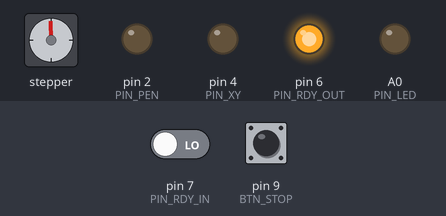
Recording of a sketch running on a simulated Arduino Nano, built with avr-gcc and run on an emulated ATmega328P. Shown: stepper motor, output pins drawn as LEDs (lit = HIGH). Wiring (inferred from the names in the program): stepper motor driver (200 steps per turn assumed): step pin 3; direction pin 5. Dashed ring = blinking. The inputs (shaded band) are chosen by the test bench; at power-on: pin 9 (BTN_STOP) HIGH, pin 7 (PIN_RDY_IN) LOW. Pins used as bus, display or sensor lines are not drawn.

Above: at 0.1 s.
At 1.5 s:
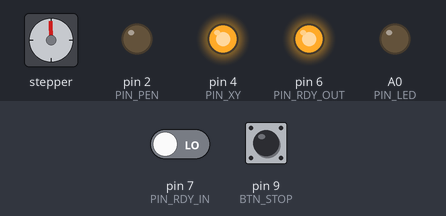
1.6 s: pin 9 (BTN_STOP) pulled LOW for 1 s
At 2.19 s:
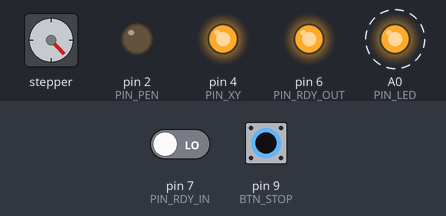
Timing chart, 0 to 10.6 s (numbered marks = the images above; inputs shaded):
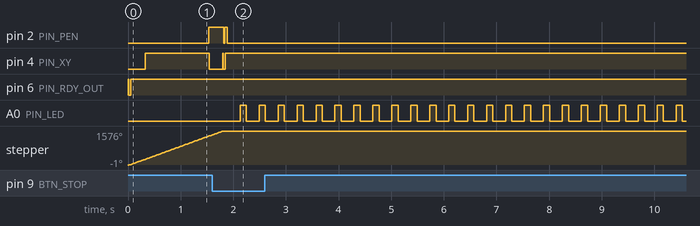

The sketch:

xy4140_plotter.ino
```cpp
// Graficka jednotka XY 4140 - tisk ze SD kartky (HPGL)
//
// Arduino Nano ATmega328P 5V
//   PEN   D2  |  STEP D3  |  X/Y D4  |  +/- D5  |  READY D6 (4k7 ven)  |  READY D7 (10k dovnitr)
//   GND   GND plotteru
//   tlacitko D8 = dalsi soubor, tlacitko D9 = STOP, obe na GND
//   microSD na SPI: CS D10, MOSI D11, MISO D12, SCK D13
//   stavova LED na A0 (D13 je SPI SCK) + 1k rezistor na GND
//
// Soubory: jen v koreni SD karty (podadresare se neprochazi), poradi adresare.
// Doporucene kratke ASCII nazvy, protoze SD knihovna cte jen 8.3 jmeno.
// Tlacitko D8: v IDLE spusti dalsi soubor, pri tisku ukonci kresbu predcasne.
// SELFTEST_A 1: po zapnuti vykresli pismeno A a obrys plochy, SD ani tlacitka
// se nepouzivaji. Pro praci s HPGL z karty nastav 0.
#include <SPI.h>
#include <SD.h>
#include <XY4140.h>

#define PIN_PEN     2
#define PIN_STEP    3
#define PIN_XY      4
#define PIN_DIR     5
#define PIN_RDY_OUT 6
#define PIN_RDY_IN  7
#define BTN_NEXT    8
#define BTN_STOP    9
#define SD_CS       10
#define PIN_LED     A0

#define DIR_INVERT   0
#define USE_MAGNET   1
#define SPEED_US     1000
#define PEN_SETTLE   10000
#define HOME_BACKOFF 50
#define HOME_MAX     4000

// 1 krok = 0.1 mm, HPGL jednotka = 0.025 mm, tedy 4 jednotky na krok
#define HPGL_UNITS_PER_STEP 4

// Plocha XY 4140 podle referencniho kodu je MAX_X x MAX_Y = 2600 x 1850 kroku
// (260 x 185 mm). Kresby z archivu 2018-11-12 jsou ale delane na platno
// 185 x 261 mm, tedy s osami prohozenymi. Pro tyhle kresby je potreba
// SWAP_AXES 1, pro vlastni kresby generatoru (make_samples.ps1) nech 0.
// Rozmery skutecne zmer na puzde v etape 4 testovaciho sketche a pri padne
// potreby uprav MAX_X / MAX_Y v XY4140.h.
#define SWAP_AXES 0
#define X_FLIP 0
#define Y_FLIP 0
#define AUTO_ADVANCE 0

// 1 = pri zapnuti vykresli velke pismeno A a ramec plochy, bez SD karty
// a bez tlacitek. 0 = normalni rezim, cte HPGL z SD a ridi se tlacitkem D8.
#define SELFTEST_A 1

#define RCHUNK      96
#define CHARS_PER_PASS 200
#define NAME_LEN    14

static const uint8_t ST_IDLE = 0;
static const uint8_t ST_PRINTING = 1;
static const uint8_t ST_DONE = 2;
static const uint8_t ST_ERROR = 3;

static XY4140 drv;
static File src;

static uint8_t state = ST_ERROR;
static int8_t nextIndex = 0;

struct Btn { uint8_t pin; uint8_t st; uint32_t mark; };
static Btn btnNext = { BTN_NEXT, 0, 0 };
static Btn btnStop = { BTN_STOP, 0, 0 };

static uint8_t ledOn = 1, ledDiv = 2, ledPhase = 0;
static uint32_t ledMark = 0;

static char rbuf[RCHUNK];
static uint8_t rpos = 0, rlen = 0;
static uint8_t fileEof = 0;

static char cmd = 0;
static char num[12];
static uint8_t numLen = 0, inNum = 0;
static int8_t numSign = 0;
static int32_t args[2];
static uint8_t argCount = 0;
static int32_t curX = 0, curY = 0;
static uint8_t relative = 0, penDown = 0;

static bool btnEvent(Btn &b) {
  if (digitalRead(b.pin) == LOW) {
    if (b.st == 0) { b.st = 1; b.mark = millis(); }
    else if (b.st == 1 && millis() - b.mark >= 60) { b.st = 2; return true; }
  } else {
    b.st = 0;
  }
  return false;
}

// Volano ridicem pri krokovani, aby STOP fungoval i uprostred dlouhe useky.
// Tlacitko musi byt nizko ve dvou po sobe jdoucich dotazech, jinak by se
// zachytilo kmitani.
static uint8_t stopLow = 0;

static bool abortHook() {
  if (digitalRead(BTN_STOP) == LOW) {
    stopLow++;
    if (stopLow >= 2) return true;
  } else {
    stopLow = 0;
  }
  return false;
}

static void ledPattern(uint8_t on, uint8_t div) {
  ledOn = on;
  ledDiv = div ? div : 1;
}

static void serviceLed() {
  uint32_t now = millis();
  if (now - ledMark < 120) return;
  ledMark = now;
  ledPhase = (ledPhase + 1) % ledDiv;
  digitalWrite(PIN_LED, ledPhase < ledOn ? HIGH : LOW);
}

// SD knihovna vraci jen 8.3 jmeno z adresare. Dlouhe jmeno se na FAT zkraci
// na ALIAS~1 a cast pripony se pri tom ztrati (.hpgl -> .hp nebo .hpg),
// proto se bere jen zacatek pripony a prijimaji se i zkratene varianty.
static bool hasPlotExt(const char *name) {
  if (name[0] == '.') return false;
  const char *dot = strrchr(name, '.');
  if (dot == NULL) return false;
  dot++;
  char e[4];
  uint8_t n = 0;
  while (dot[n] != 0 && n < 3) {
    char c = dot[n];
    if (c >= 'A' && c <= 'Z') c = (char)(c + 32);
    e[n] = c;
    n++;
  }
  e[n] = 0;
  if (n == 0) return false;
  if (e[0] == 'p' && (e[1] == 0 || e[1] == 'l')) return true;
  if (e[0] == 'h' && (e[1] == 0 || e[1] == 'p' || e[1] == 'g')) return true;
  return false;
}

static int8_t countFiles() {
  int8_t n = 0;
  File root = SD.open("/");
  if (!root) return 0;
  while (true) {
    File entry = root.openNextFile();
    if (!entry) break;
    if (!entry.isDirectory() && hasPlotExt(entry.name())) n++;
    entry.close();
  }
  root.close();
  return n;
}

static bool findNthFile(int8_t idx, char *out) {
  int8_t n = 0;
  bool found = false;
  File root = SD.open("/");
  if (!root) return false;
  while (true) {
    File entry = root.openNextFile();
    if (!entry) break;
    if (!entry.isDirectory() && hasPlotExt(entry.name())) {
      if (n == idx) {
        strncpy(out, entry.name(), NAME_LEN - 1);
        out[NAME_LEN - 1] = 0;
        found = true;
        entry.close();
        break;
      }
      n++;
    }
    entry.close();
  }
  root.close();
  return found;
}

static void resetParser() {
  rpos = 0; rlen = 0; fileEof = 0;
  cmd = 0; numLen = 0; inNum = 0; numSign = 0; argCount = 0;
  curX = 0; curY = 0; relative = 0; penDown = 0;
}

static int readChar() {
  if (rpos < rlen) return (uint8_t)rbuf[rpos++];
  if (fileEof) return -1;
  int n = src.read(rbuf, RCHUNK);
  if (n <= 0) { fileEof = 1; return -1; }
  rlen = (uint8_t)n;
  rpos = 1;
  return (uint8_t)rbuf[0];
}

// Dvojice souradnic v jednom prikazu. HPGL posila v jednom PD/PU cely n rad
// dvojic (polyline), takze kazda dvojice se zpracuje hned, jakmile je
// kompletni, a prikaz konci strednikem nebo novym pismenem.
static bool isMoveCmd(char c) {
  return c == 'U' || c == 'D' || c == 'A' || c == 'R';
}

static void doMove() {
  int32_t tx, ty;
  if (relative) {
    tx = curX + args[0];
    ty = curY + args[1];
  } else {
    tx = args[0];
    ty = args[1];
  }
  curX = tx;
  curY = ty;

  int32_t dx = tx / HPGL_UNITS_PER_STEP;
  int32_t dy = ty / HPGL_UNITS_PER_STEP;
  int32_t sx = SWAP_AXES ? dy : dx;
  int32_t sy = SWAP_AXES ? dx : dy;
  if (X_FLIP) sx = XY4140::MAX_X - sx;
  if (Y_FLIP) sy = XY4140::MAX_Y - sy;
  if (sx < 0) sx = 0;
  if (sy < 0) sy = 0;
  if (sx > XY4140::MAX_X) sx = XY4140::MAX_X;
  if (sy > XY4140::MAX_Y) sy = XY4140::MAX_Y;

  if (penDown) drv.lineTo(sx, sy);
  else         drv.moveTo(sx, sy);
}

static void finishPair() {
  if (argCount == 2) {
    if (isMoveCmd(cmd)) doMove();
    argCount = 0;
  }
}

// cislo se ulozi do dvojice, predtim se dokonci predchozi par
static void commitNumber() {
  if (!inNum && numLen == 0) return;
  int32_t v = 0;
  for (uint8_t i = 0; i < numLen; i++) {
    if (num[i] < '0' || num[i] > '9') break;
    v = v * 10 + (num[i] - '0');
  }
  if (numSign < 0) v = -v;
  numLen = 0; inNum = 0; numSign = 0;
  finishPair();
  if (argCount < 2) args[argCount++] = v;
}

static void finishCommand() {
  if (cmd == 0) return;
  commitNumber();
  if (isMoveCmd(cmd)) {
    finishPair();
  } else if (cmd == 'S') {
    if (argCount >= 1) penDown = args[0] > 0 ? 1 : 0;
  }
  cmd = 0;
  argCount = 0;
}

static void startCommand(char c) {
  finishCommand();
  cmd = c;
  switch (c) {
    case 'I': curX = 0; curY = 0; relative = 0; penDown = 0; break;
    case 'U': penDown = 0; break;
    case 'D': penDown = 1; break;
    case 'A': relative = 0; break;
    case 'R': relative = 1; break;
    default: break;
  }
}

static void startNumber() {
  finishPair();
  numLen = 0; inNum = 0; numSign = 0;
}

static void handleChar(char c) {
  if (c >= 'a' && c <= 'z') c = (char)(c - 32);
  if (c >= '0' && c <= '9') {
    if (!inNum) startNumber();
    if (numLen < sizeof(num) - 1) num[numLen++] = c;
    inNum = 1;
    return;
  }
  if (c == '.') {
    if (!inNum) startNumber();
    if (numLen < sizeof(num) - 1) num[numLen++] = c;
    inNum = 1;
    return;
  }
  if (c == '-' || c == '+') {
    if (!inNum) startNumber();
    if (numLen == 0) numSign = (c == '-') ? -1 : 1;
    inNum = 1;
    return;
  }
  if (c == ',') { commitNumber(); return; }
  if (c == ';') { finishCommand(); return; }
  if (c >= 'A' && c <= 'Z') { startCommand(c); return; }
}

static void stopPrint() {
  drv.requestStop();
  drv.clearStop();
  drv.park();
  drv.idle();
  src.close();
  state = ST_IDLE;
  ledPattern(1, 10);
}

static void startPrint() {
  int8_t total = countFiles();
  if (total <= 0) { state = ST_ERROR; ledPattern(1, 2); return; }
  if (nextIndex >= total) nextIndex = 0;
  if (nextIndex < 0) nextIndex = 0;

  char name[NAME_LEN];
  if (!findNthFile(nextIndex, name)) { state = ST_ERROR; ledPattern(1, 2); return; }
  src = SD.open(name);
  if (!src) { state = ST_ERROR; ledPattern(1, 2); return; }

  drv.clearStop();
  drv.home();
  resetParser();
  state = ST_PRINTING;
  ledPattern(1, 1);
}

static void finishPrint() {
  drv.park();
  drv.idle();
  src.close();
  state = ST_DONE;
  ledPattern(1, 3);
  nextIndex++;
  if (AUTO_ADVANCE) startPrint();
}

static void pumpParser() {
  uint16_t budget = CHARS_PER_PASS;
  int c;
  while (budget-- > 0) {
    if (drv.stopRequested()) { stopPrint(); return; }
    c = readChar();
    if (c < 0) {
      finishCommand();
      finishPrint();
      return;
    }
    handleChar((char)c);
  }
}

static void service() {
  if (btnEvent(btnStop)) {
    if (state == ST_PRINTING) stopPrint();
  }
  if (btnEvent(btnNext)) {
    if (state == ST_PRINTING) {
      stopPrint();
    } else {
      startPrint();
    }
  }
  serviceLed();
}

// Pismeno A do obdrezniku (x1,y1)-(x2,y2) v krocich: dve nohy a pricka.
// Vypocet z obdrezniku, aby se pismeno veslo do libovolne velikosti.
static void drawLetterA(int32_t x1, int32_t y1, int32_t x2, int32_t y2) {
  int32_t cx = (x1 + x2) / 2;
  int32_t w = (x2 - x1) / 2;
  int32_t h = y2 - y1;
  int32_t lx = cx - w, rx = cx + w;      // paty noh
  int32_t bar = y1 + h / 3;             // vyska pricky
  int32_t bl = cx - w + w / 3;          // kraje pricky na nohach
  int32_t br = cx + w - w / 3;
  drv.park();
  drv.moveTo(lx, y1);
  drv.lineTo(cx, y2);
  drv.lineTo(rx, y1);
  drv.moveTo(bl, bar);
  drv.lineTo(br, bar);
}

// Obrys plochy s rezervou, kontrola celyho svehu a orientace
static void drawFrame(int32_t reserve) {
  int32_t x2 = XY4140::MAX_X - reserve;
  int32_t y2 = XY4140::MAX_Y - reserve;
  drv.park();
  drv.moveTo(reserve, reserve);
  drv.lineTo(x2, reserve);
  drv.lineTo(x2, y2);
  drv.lineTo(reserve, y2);
  drv.lineTo(reserve, reserve);
}

// Startovni zkouska bez SD karty: homing, pismeno, obrys plochy
static void runSelfTest() {
  drv.home();
  drv.moveTo(0, 0);
  drawLetterA(600, 150, 2000, 1700);
  drv.park();
  drawFrame(60);
  drv.park();
}

void setup() {
  pinMode(BTN_NEXT, INPUT_PULLUP);
  pinMode(BTN_STOP, INPUT_PULLUP);
  pinMode(PIN_LED, OUTPUT);
  digitalWrite(PIN_LED, LOW);

  drv.begin(PIN_PEN, PIN_STEP, PIN_XY, PIN_DIR, PIN_RDY_OUT, PIN_RDY_IN);
  drv.setDirInvert(DIR_INVERT);
  drv.setMagPen(USE_MAGNET);
  drv.setStepDelay(SPEED_US);
  drv.setPenSettle(PEN_SETTLE);
  drv.setHomingBackoff(HOME_BACKOFF);
  drv.setHomingMaxSteps(HOME_MAX);
  drv.setAbortHook(abortHook);
  drv.idle();

  if (SELFTEST_A) {
    // rezim zkousky: jen kresba, SD karta ani tlacitka se nepouzivaji
    ledPattern(1, 1);
    runSelfTest();
    state = ST_DONE;
    ledPattern(1, 3);
    return;
  }

  if (!SD.begin(SD_CS)) {
    state = ST_ERROR;
    ledPattern(1, 2);
    return;
  }
  nextIndex = 0;
  state = ST_IDLE;
  ledPattern(1, 10);
}

void loop() {
  if (SELFTEST_A) { serviceLed(); return; }
  service();
  if (state == ST_PRINTING) pumpParser();
}
```

Measured:
- after the input at 1.6 s, pin 2 (PIN_PEN): HIGH → LOW after 0.22 s, → HIGH 0.02 s later, → LOW 0.04 s later; A0 (PIN_LED): alternates HIGH for 0.12 s and LOW for 0.24 s, starting after 0.53 s
